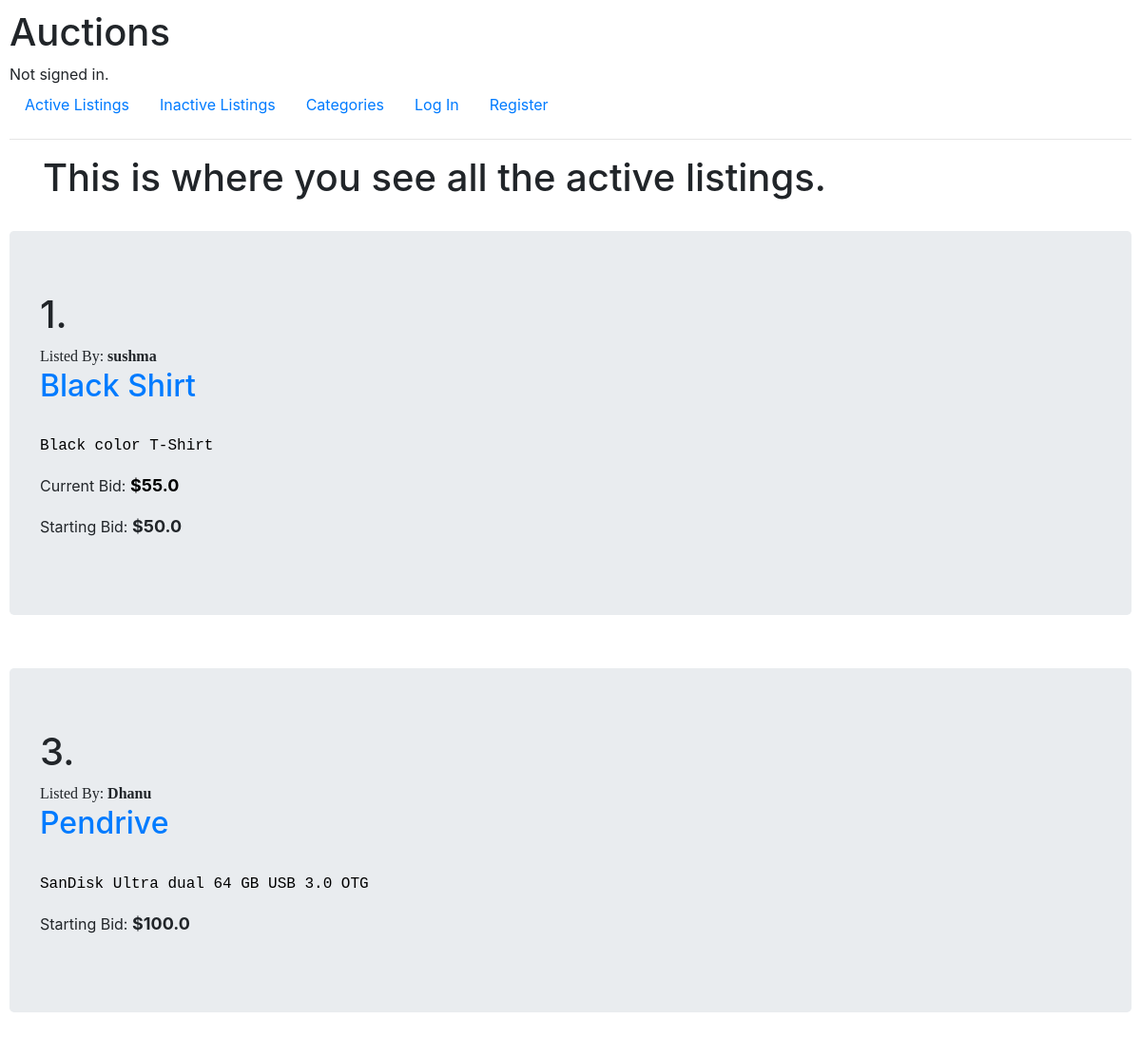
The page / on the database its author committed.
### auctions/models.py (models this page shows, shortened)
class Listing(models.Model):
    title = models.CharField(max_length = 64)
    description = models.TextField()
    starting_bid = models.FloatField(validators = [MinValueValidator(1)])
    img_url = models.URLField(blank = True)
    user = models.ForeignKey(User, on_delete = models.CASCADE, related_name = "owner")
    category = models.CharField(blank = True, max_length = 64)
    active = models.BooleanField(blank = False, default = True)
    winner = models.ForeignKey(User, blank = True, on_delete = models.CASCADE, related_name = "new_owner", null = True)

class User(AbstractUser):
    pass

class Bid(models.Model):
    value = models.FloatField(validators = [MinValueValidator(1)])
    listing = models.ForeignKey(Listing, verbose_name = "price", on_delete=models.CASCADE)
    user = models.ForeignKey(User, on_delete = models.CASCADE)
    winner = models.BooleanField(default = False)

### auctions/views.py (the view)
# urls.py: path("", views.index, name = "index"),
def index(request):
    return render(request, "auctions/index.html", {
        "listings": Listing.objects.all().filter(active = True),
        "bids": Bid.objects.all(),
        "header": "This is where you see all the active listings."
    })

### auctions/templates/auctions/index.html
{% extends "auctions/layout.html" %}
{% block body %}
<div class = "container"> <h1>{{header}}</h1></div>
{% for listing in listings %}
<br>
<div class = "container_fluid jumbotron">
    <h1>{{listing.id}}.</h1>
    <div style = "font-family: cursive;">Listed By: <b>{{listing.user}}</b></div>
    <h2><a href="{% url 'listing' listing.id %}">{{listing.title}}</a></h2>
    {% if listing.img_url %}
        <div><img style = "width: 20vw;" src = "{{listing.img_url}}" alt=""></div>
    {% endif %}
    <p style = "color:black; font-family:'Courier New', Courier, monospace">{{listing.description}}</p>
    {% for bid in bids %}
        {% if bid.listing == listing %}
            <p>Current Bid: <span style = "color:black; font-weight:bold; font-size:large">${{bid.value}}</span></p>
        {% endif %}
    {% endfor %}
    <p>Starting Bid: <span style = "color:darkgold; font-weight:bold; font-size:large">${{listing.starting_bid}}</span></p>
    </div>
{% endfor %}
{% endblock %}

### auctions/templates/auctions/layout.html (shortened to what this page needs)
{% load static %}
<!DOCTYPE html>
<html lang="en">
    <head>
        <link rel="stylesheet" href="https://stackpath.bootstrapcdn.com/bootstrap/4.4.1/css/bootstrap.min.css">
        <link href="{% static 'auctions/styles.css' %}" rel="stylesheet">
    </head>
    <body>
        <h1>Auctions</h1>
        <div>
            {% if user.is_authenticated %}
                Signed in as <strong>{{ user.username }}</strong>.
            {% else %}
                Not signed in.
            {% endif %}
        </div>
        <ul class="nav">
            <li class="nav-item">
                <a class="nav-link" href="{% url 'index' %}">Active Listings</a>
            </li>
            <li class="nav-item">
                <a class="nav-link" href="{% url 'inactive' %}">Inactive Listings</a>
            </li>
            <li class="nav-item">
                <a class="nav-link" href="{% url 'categories' %}">Categories</a>
            </li>
            {% if user.is_authenticated %}
                <li class="nav-item">
                    <a class="nav-link" href="{% url 'create' %}">Create Listing</a>
                </li>
                <li class="nav-item">
                    <a class="nav-link" href="{% url 'logout' %}">Log Out</a>
                </li>
                <li class="nav-item">
                    <a class="nav-link" href="{% url 'watchlist' %}">Watchlist</a>
                </li>
            {% else %}
                <li class="nav-item">
                    <a class="nav-link" href="{% url 'login' %}">Log In</a>
                </li>
                <li class="nav-item">
                    <a class="nav-link" href="{% url 'register' %}">Register</a>
                </li>
            {% endif %}
        </ul>
        <hr>
        {% block body %}
        {% endblock %}
    </body>
</html>

### auctions/static/auctions/styles.css (style rules this page uses)
body { padding: 10px; }

### rows shown on the page
Listing: id "1", user "sushma", title "Black Shirt", description "Black color T-Shirt", starting_bid "50.0"
Bid: value "55.0"
Listing: id "3", user "Dhanu", title "Pendrive", description "SanDisk Ultra dual 64 GB USB 3.0 OTG", starting_bid "100.0"

### other values the page prints
{{ header }} "This is where you see all the active listings."
